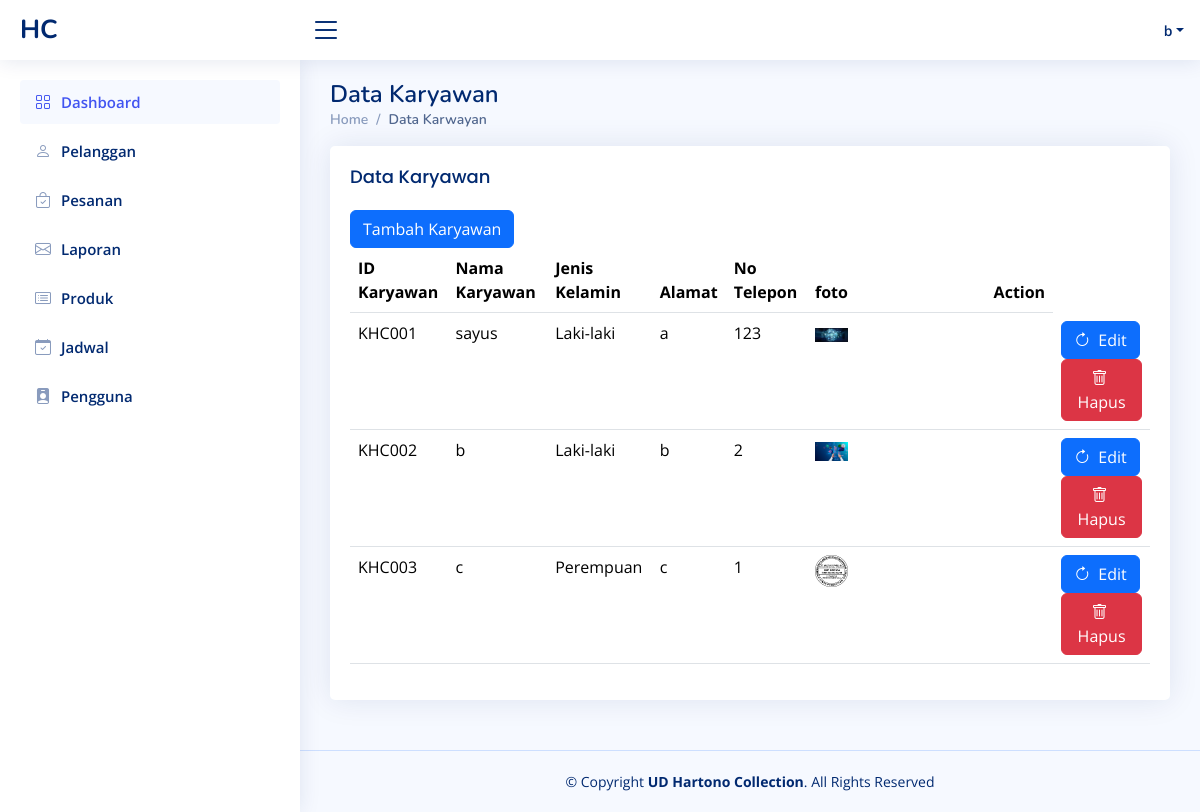
Page /admin/pengguna.php (signed in) on the committed database.
### tables this page shows
CREATE TABLE `karyawan` (
  `id` varchar(11) NOT NULL,
  `nama` varchar(255) NOT NULL,
  `jenis_kelamin` enum('Laki-laki','Perempuan') NOT NULL,
  `alamat` text DEFAULT NULL,
  `no_hp` varchar(20) DEFAULT NULL,
  `username` varchar(50) NOT NULL,
  `password` varchar(255) NOT NULL,
  `foto` varchar(255) DEFAULT NULL,
  `jabatan` varchar(50) DEFAULT NULL
);

### admin/pengguna.php (the view, shortened to what this page needs)
<!DOCTYPE html>
<html lang="en">
<?php include 'root/head.php'; ?>
<body>
    <?php include 'root/navbar.php'; ?>
    <main id="main" class="main">
        <div class="pagetitle">
            <h1>Data Karyawan</h1>
            <nav>
                <ol class="breadcrumb">
                    <li class="breadcrumb-item"><a href="index.html">Home</a></li>
                    <li class="breadcrumb-item active">Data Karwayan</li>
                </ol>
            </nav>
        </div>
        <section class="section dashboard">
            <div class="row">
                <div class="col-lg-12">
                    <div class="row">
                        <div class="col-lg-12">
                            <div class="card">
                                <div class="card-body">
                                    <h5 class="card-title">Data Karyawan</h5>
                                    <button type="button" class="btn btn-primary" data-bs-toggle="modal"
                                        data-bs-target="#verticalycentered">
                                        Tambah Karyawan
                                    </button>
                                    <?php
                                    include('../koneksi/koneksi.php');
                                    $sqlKaryawan = "SELECT * FROM karyawan";
                                    $resultKaryawan = $conn->query($sqlKaryawan);
                                    if ($resultKaryawan->num_rows > 0) {
                                        echo "<table class='table datatable'>
                                                <thead>
                                                    <th>ID Karyawan</th>
                                                    <th>Nama Karyawan</th>
                                                    <th>Jenis Kelamin</th>
                                                    <th>Alamat</th>
                                                    <th>No Telepon</th>
                                                    <th>foto</th>
                                                    <th>Action</th>
                                                </thead>";
                                        while ($rowKaryawan = $resultKaryawan->fetch_assoc()) {
                                            echo "<tr>
                                                    <td>" . $rowKaryawan['id'] . "</td>
                                                    <td>" . $rowKaryawan['nama'] . "</td>
                                                    <td>" . $rowKaryawan['jenis_kelamin'] . "</td>
                                                    <td>" . $rowKaryawan['alamat'] . "</td>
                                                    <td>" . $rowKaryawan['no_hp'] . "</td>
                                                    <td> <img style='max-width:20%;' src='". $rowKaryawan['foto'] . "'><td>
                                                    <td>
                                                        <a href='edit_karyawan.php?id=" . $rowKaryawan['id'] . "' class='btn btn-primary'><i class='bi bi-arrow-clockwise me-1'></i> Edit</a>
                                                        <a href='proses_hapus_karyawan.php?id=" . $rowKaryawan['id'] . "' class='btn btn-danger' onclick='return confirm(\"Apakah Anda yakin ingin menghapus data ini?\")'><i class='bi bi-trash me-1'></i> Hapus</a>
                                                    </td>
                                                </tr>";
                                        }
                                        echo "</table>";
                                    } else {
                                        echo "Tidak ada data .";
                                    }
                                    ?>
                                </div>
                            </div>
                        </div>
                    </div>
                </div>
            </div>
        </section>
    </main>
    <?php include 'root/footer.php'; ?>
</body>
</html>

### admin/assets/css/style.css (style rules this page uses)
:root { scroll-behavior: smooth; }
body { font-family: "Open Sans", sans-serif; background: #f6f9ff; color: #444444; }
a { color: #4154f1; text-decoration: none; }
h1, h2, h3, h4, h5, h6 { font-family: "Nunito", sans-serif; }
#main { margin-top: 60px; padding: 20px 30px; transition: all 0.3s; }
.pagetitle { margin-bottom: 10px; }
.pagetitle h1 { font-size: 24px; margin-bottom: 0; font-weight: 600; color: #012970; }
.card { margin-bottom: 30px; border: none; border-radius: 5px; box-shadow: 0px 0 30px rgba(1, 41, 112, 0.1); }
.card-title { padding: 20px 0 15px 0; font-size: 18px; font-weight: 500; color: #012970; font-family: "Poppins", sans-serif; }
.card-body { padding: 0 20px 20px 20px; }
.breadcrumb { font-size: 14px; font-family: "Nunito", sans-serif; color: #899bbd; font-weight: 600; }
.breadcrumb a { color: #899bbd; transition: 0.3s; }
.breadcrumb .breadcrumb-item::before { color: #899bbd; }
.breadcrumb .active { color: #51678f; font-weight: 600; }
@media (min-width: 1200px) { #main, #footer { margin-left: 300px; } }

### rows in the picture
karyawan: id "KHC001", nama "sayus", jenis_kelamin "Laki-laki", alamat "a", no_hp "123", foto (picture)
karyawan: id "KHC002", nama "b", jenis_kelamin "Laki-laki", alamat "b", no_hp "2", foto (picture)
karyawan: id "KHC003", nama "c", jenis_kelamin "Perempuan", alamat "c", no_hp "1", foto (picture)

### other values in the picture
$_SESSION['user_name'] "b"
